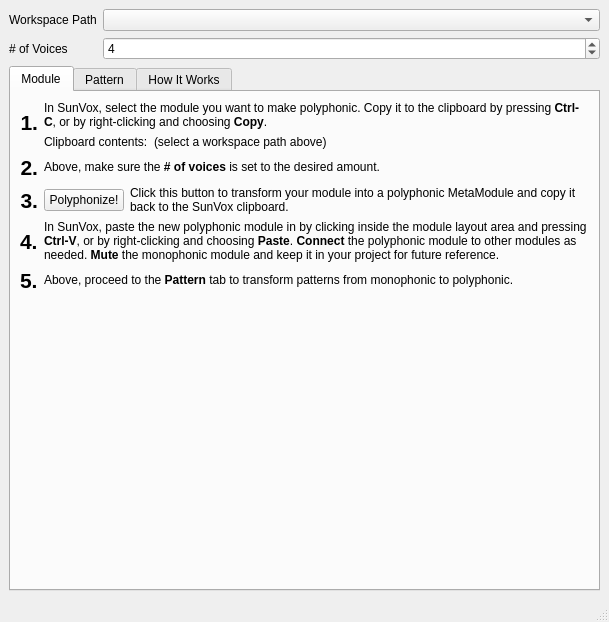
<?xml version="1.0" encoding="UTF-8"?>
<ui version="4.0">
 <class>MainWindow</class>
 <widget class="QMainWindow" name="MainWindow">
  <property name="geometry">
   <rect>
    <x>0</x>
    <y>0</y>
    <width>609</width>
    <height>622</height>
   </rect>
  </property>
  <property name="windowTitle">
   <string>Solar Flares Polyphonist</string>
  </property>
  <widget class="QWidget" name="centralwidget">
   <layout class="QVBoxLayout" name="verticalLayout">
    <item>
     <layout class="QFormLayout" name="formLayout_2">
      <property name="fieldGrowthPolicy">
       <enum>QFormLayout::AllNonFixedFieldsGrow</enum>
      </property>
      <item row="0" column="0">
       <widget class="QLabel" name="label">
        <property name="text">
         <string>Workspace Path</string>
        </property>
       </widget>
      </item>
      <item row="0" column="1">
       <widget class="QComboBox" name="workspace_path_combobox"/>
      </item>
      <item row="1" column="0">
       <widget class="QLabel" name="label_4">
        <property name="text">
         <string># of Voices</string>
        </property>
       </widget>
      </item>
      <item row="1" column="1">
       <widget class="QSpinBox" name="voice_count_spinbox">
        <property name="minimum">
         <number>2</number>
        </property>
        <property name="maximum">
         <number>16</number>
        </property>
        <property name="value">
         <number>4</number>
        </property>
       </widget>
      </item>
     </layout>
    </item>
    <item>
     <widget class="QTabWidget" name="tabWidget">
      <property name="currentIndex">
       <number>0</number>
      </property>
      <widget class="QWidget" name="tab">
       <attribute name="title">
        <string>Module</string>
       </attribute>
       <layout class="QVBoxLayout" name="verticalLayout_7">
        <item>
         <layout class="QFormLayout" name="formLayout_3">
          <property name="fieldGrowthPolicy">
           <enum>QFormLayout::AllNonFixedFieldsGrow</enum>
          </property>
          <property name="rowWrapPolicy">
           <enum>QFormLayout::DontWrapRows</enum>
          </property>
          <item row="0" column="0">
           <widget class="QLabel" name="label_3">
            <property name="font">
             <font>
              <pointsize>16</pointsize>
              <weight>75</weight>
              <bold>true</bold>
             </font>
            </property>
            <property name="text">
             <string>1.</string>
            </property>
            <property name="alignment">
             <set>Qt::AlignRight|Qt::AlignTrailing|Qt::AlignVCenter</set>
            </property>
           </widget>
          </item>
          <item row="0" column="1">
           <layout class="QVBoxLayout" name="verticalLayout_4">
            <item>
             <widget class="QLabel" name="label_5">
              <property name="text">
               <string>&lt;html&gt;&lt;head/&gt;&lt;body&gt;&lt;p&gt;In SunVox, select the module you want to make polyphonic. Copy it to the clipboard by pressing &lt;span style=&quot; font-weight:600;&quot;&gt;Ctrl-C&lt;/span&gt;, or by right-clicking and choosing &lt;span style=&quot; font-weight:600;&quot;&gt;Copy&lt;/span&gt;.&lt;/p&gt;&lt;/body&gt;&lt;/html&gt;</string>
              </property>
              <property name="wordWrap">
               <bool>true</bool>
              </property>
             </widget>
            </item>
            <item>
             <layout class="QHBoxLayout" name="horizontalLayout">
              <item>
               <widget class="QLabel" name="label_7">
                <property name="text">
                 <string>Clipboard contents:</string>
                </property>
               </widget>
              </item>
              <item>
               <widget class="QLabel" name="module_clipboard_label">
                <property name="sizePolicy">
                 <sizepolicy hsizetype="Expanding" vsizetype="Preferred">
                  <horstretch>0</horstretch>
                  <verstretch>0</verstretch>
                 </sizepolicy>
                </property>
                <property name="text">
                 <string>(select a workspace path above)</string>
                </property>
               </widget>
              </item>
             </layout>
            </item>
           </layout>
          </item>
          <item row="1" column="0">
           <widget class="QLabel" name="label_6">
            <property name="font">
             <font>
              <pointsize>16</pointsize>
              <weight>75</weight>
              <bold>true</bold>
             </font>
            </property>
            <property name="text">
             <string>2.</string>
            </property>
            <property name="alignment">
             <set>Qt::AlignRight|Qt::AlignTrailing|Qt::AlignVCenter</set>
            </property>
           </widget>
          </item>
          <item row="1" column="1">
           <widget class="QLabel" name="label_8">
            <property name="text">
             <string>&lt;html&gt;&lt;head/&gt;&lt;body&gt;&lt;p&gt;Above, make sure the &lt;span style=&quot; font-weight:600;&quot;&gt;# of voices&lt;/span&gt; is set to the desired amount.&lt;/p&gt;&lt;/body&gt;&lt;/html&gt;</string>
            </property>
           </widget>
          </item>
          <item row="2" column="0">
           <widget class="QLabel" name="label_9">
            <property name="font">
             <font>
              <pointsize>16</pointsize>
              <weight>75</weight>
              <bold>true</bold>
             </font>
            </property>
            <property name="text">
             <string>3.</string>
            </property>
            <property name="alignment">
             <set>Qt::AlignRight|Qt::AlignTrailing|Qt::AlignVCenter</set>
            </property>
           </widget>
          </item>
          <item row="2" column="1">
           <layout class="QHBoxLayout" name="horizontalLayout_2">
            <item>
             <widget class="QPushButton" name="polyphonize_module_button">
              <property name="text">
               <string>Polyphonize!</string>
              </property>
             </widget>
            </item>
            <item>
             <widget class="QLabel" name="label_10">
              <property name="sizePolicy">
               <sizepolicy hsizetype="Expanding" vsizetype="Preferred">
                <horstretch>0</horstretch>
                <verstretch>0</verstretch>
               </sizepolicy>
              </property>
              <property name="text">
               <string>Click this button to transform your module into a polyphonic MetaModule and copy it back to the SunVox clipboard.</string>
              </property>
              <property name="wordWrap">
               <bool>true</bool>
              </property>
             </widget>
            </item>
           </layout>
          </item>
          <item row="3" column="0">
           <widget class="QLabel" name="label_11">
            <property name="font">
             <font>
              <pointsize>16</pointsize>
              <weight>75</weight>
              <bold>true</bold>
             </font>
            </property>
            <property name="text">
             <string>4.</string>
            </property>
           </widget>
          </item>
          <item row="3" column="1">
           <widget class="QLabel" name="label_12">
            <property name="text">
             <string>&lt;html&gt;&lt;head/&gt;&lt;body&gt;&lt;p&gt;In SunVox, paste the new polyphonic module in by clicking inside the module layout area and pressing &lt;span style=&quot; font-weight:600;&quot;&gt;Ctrl-V&lt;/span&gt;, or by right-clicking and choosing &lt;span style=&quot; font-weight:600;&quot;&gt;Paste&lt;/span&gt;. &lt;span style=&quot; font-weight:600;&quot;&gt;Connect&lt;/span&gt; the polyphonic module to other modules as needed. &lt;span style=&quot; font-weight:600;&quot;&gt;Mute&lt;/span&gt; the monophonic module and keep it in your project for future reference.&lt;/p&gt;&lt;/body&gt;&lt;/html&gt;</string>
            </property>
            <property name="scaledContents">
             <bool>false</bool>
            </property>
            <property name="wordWrap">
             <bool>true</bool>
            </property>
           </widget>
          </item>
          <item row="4" column="0">
           <widget class="QLabel" name="label_13">
            <property name="font">
             <font>
              <pointsize>16</pointsize>
              <weight>75</weight>
              <bold>true</bold>
             </font>
            </property>
            <property name="text">
             <string>5.</string>
            </property>
           </widget>
          </item>
          <item row="4" column="1">
           <widget class="QLabel" name="label_14">
            <property name="text">
             <string>&lt;html&gt;&lt;head/&gt;&lt;body&gt;&lt;p&gt;Above, proceed to the &lt;span style=&quot; font-weight:600;&quot;&gt;Pattern&lt;/span&gt; tab to transform patterns from monophonic to polyphonic.&lt;/p&gt;&lt;/body&gt;&lt;/html&gt;</string>
            </property>
            <property name="wordWrap">
             <bool>true</bool>
            </property>
           </widget>
          </item>
         </layout>
        </item>
       </layout>
      </widget>
      <widget class="QWidget" name="tab_2">
       <attribute name="title">
        <string>Pattern</string>
       </attribute>
       <layout class="QVBoxLayout" name="verticalLayout_3">
        <item>
         <layout class="QFormLayout" name="formLayout_4">
          <property name="fieldGrowthPolicy">
           <enum>QFormLayout::AllNonFixedFieldsGrow</enum>
          </property>
          <item row="0" column="0">
           <widget class="QLabel" name="label_2">
            <property name="font">
             <font>
              <pointsize>16</pointsize>
              <weight>75</weight>
              <bold>true</bold>
             </font>
            </property>
            <property name="text">
             <string>1.</string>
            </property>
           </widget>
          </item>
          <item row="0" column="1">
           <layout class="QVBoxLayout" name="verticalLayout_5">
            <item>
             <widget class="QLabel" name="label_15">
              <property name="text">
               <string>&lt;html&gt;&lt;head/&gt;&lt;body&gt;&lt;p&gt;In SunVox, select the monophonic pattern you want to make polyphonic. Due to the way Solar Flares Polyphonist works, the pattern should have a &lt;span style=&quot; font-weight:600;&quot;&gt;maximum of 4 tracks&lt;/span&gt;. Copy it to the clipboard by pressing &lt;span style=&quot; font-weight:600;&quot;&gt;Ctrl-C&lt;/span&gt;, or by right-clicking and choosing &lt;span style=&quot; font-weight:600;&quot;&gt;Copy&lt;/span&gt;.&lt;/p&gt;&lt;/body&gt;&lt;/html&gt;</string>
              </property>
              <property name="wordWrap">
               <bool>true</bool>
              </property>
             </widget>
            </item>
            <item>
             <layout class="QHBoxLayout" name="horizontalLayout_3">
              <property name="topMargin">
               <number>0</number>
              </property>
              <item>
               <widget class="QLabel" name="label_17">
                <property name="text">
                 <string>Clipboard contents:</string>
                </property>
               </widget>
              </item>
              <item>
               <widget class="QLabel" name="pattern_clipboard_label">
                <property name="sizePolicy">
                 <sizepolicy hsizetype="MinimumExpanding" vsizetype="Preferred">
                  <horstretch>0</horstretch>
                  <verstretch>0</verstretch>
                 </sizepolicy>
                </property>
                <property name="text">
                 <string>(select a workspace path above)</string>
                </property>
               </widget>
              </item>
             </layout>
            </item>
           </layout>
          </item>
          <item row="1" column="0">
           <widget class="QLabel" name="label_16">
            <property name="font">
             <font>
              <pointsize>16</pointsize>
              <weight>75</weight>
              <bold>true</bold>
             </font>
            </property>
            <property name="text">
             <string>2.</string>
            </property>
           </widget>
          </item>
          <item row="1" column="1">
           <layout class="QFormLayout" name="formLayout">
            <property name="fieldGrowthPolicy">
             <enum>QFormLayout::AllNonFixedFieldsGrow</enum>
            </property>
            <item row="0" column="0">
             <widget class="QLabel" name="label_18">
              <property name="text">
               <string>Monophonic Module #</string>
              </property>
             </widget>
            </item>
            <item row="0" column="1">
             <widget class="QComboBox" name="monophonic_module_combobox"/>
            </item>
            <item row="1" column="0">
             <widget class="QLabel" name="label_19">
              <property name="text">
               <string>Polyphonic Module #</string>
              </property>
             </widget>
            </item>
            <item row="1" column="1">
             <layout class="QVBoxLayout" name="verticalLayout_6">
              <property name="spacing">
               <number>0</number>
              </property>
              <item>
               <widget class="QLineEdit" name="polyphonic_module_lineedit"/>
              </item>
              <item>
               <widget class="QLabel" name="label_20">
                <property name="text">
                 <string>(Enter the module number of the polyphonic module you pasted into SunVox)</string>
                </property>
                <property name="wordWrap">
                 <bool>true</bool>
                </property>
               </widget>
              </item>
             </layout>
            </item>
            <item row="2" column="0">
             <widget class="QLabel" name="label_27">
              <property name="text">
               <string>Min/max voice #</string>
              </property>
             </widget>
            </item>
            <item row="2" column="1">
             <layout class="QHBoxLayout" name="horizontalLayout_5">
              <item>
               <widget class="QSpinBox" name="min_voice_spinbox">
                <property name="minimum">
                 <number>1</number>
                </property>
                <property name="value">
                 <number>1</number>
                </property>
               </widget>
              </item>
              <item>
               <widget class="QSpinBox" name="max_voice_spinbox">
                <property name="minimum">
                 <number>2</number>
                </property>
                <property name="maximum">
                 <number>4</number>
                </property>
                <property name="value">
                 <number>4</number>
                </property>
               </widget>
              </item>
             </layout>
            </item>
           </layout>
          </item>
          <item row="2" column="0">
           <widget class="QLabel" name="label_21">
            <property name="font">
             <font>
              <pointsize>16</pointsize>
              <weight>75</weight>
              <bold>true</bold>
             </font>
            </property>
            <property name="text">
             <string>3.</string>
            </property>
           </widget>
          </item>
          <item row="2" column="1">
           <layout class="QHBoxLayout" name="horizontalLayout_4">
            <item>
             <widget class="QPushButton" name="polyphonize_pattern_button">
              <property name="text">
               <string>Polyphonize!</string>
              </property>
             </widget>
            </item>
            <item>
             <widget class="QLabel" name="label_22">
              <property name="sizePolicy">
               <sizepolicy hsizetype="Expanding" vsizetype="Preferred">
                <horstretch>0</horstretch>
                <verstretch>0</verstretch>
               </sizepolicy>
              </property>
              <property name="text">
               <string>Click this button to transform your pattern and copy it back to the SunVox clipboard.</string>
              </property>
              <property name="wordWrap">
               <bool>true</bool>
              </property>
             </widget>
            </item>
           </layout>
          </item>
          <item row="3" column="0">
           <widget class="QLabel" name="label_23">
            <property name="font">
             <font>
              <pointsize>16</pointsize>
              <weight>75</weight>
              <bold>true</bold>
             </font>
            </property>
            <property name="text">
             <string>4.</string>
            </property>
           </widget>
          </item>
          <item row="3" column="1">
           <widget class="QLabel" name="label_24">
            <property name="text">
             <string>&lt;html&gt;&lt;head/&gt;&lt;body&gt;&lt;p&gt;In SunVox, paste the polyphonic pattern by clicking inside the timeline area and pressing &lt;span style=&quot; font-weight:600;&quot;&gt;Ctrl-V&lt;/span&gt;, or by right-clicking and choosing &lt;span style=&quot; font-weight:600;&quot;&gt;Paste&lt;/span&gt;.&lt;/p&gt;&lt;/body&gt;&lt;/html&gt;</string>
            </property>
            <property name="wordWrap">
             <bool>true</bool>
            </property>
           </widget>
          </item>
          <item row="4" column="0">
           <widget class="QLabel" name="label_25">
            <property name="font">
             <font>
              <pointsize>16</pointsize>
              <weight>75</weight>
              <bold>true</bold>
             </font>
            </property>
            <property name="text">
             <string>5.</string>
            </property>
           </widget>
          </item>
          <item row="4" column="1">
           <widget class="QLabel" name="label_26">
            <property name="text">
             <string>Align the polyphonic pattern with the original. Mute the original pattern and keep it as a reference.</string>
            </property>
            <property name="wordWrap">
             <bool>true</bool>
            </property>
           </widget>
          </item>
         </layout>
        </item>
       </layout>
      </widget>
      <widget class="QWidget" name="tab_3">
       <attribute name="title">
        <string>How It Works</string>
       </attribute>
       <layout class="QVBoxLayout" name="verticalLayout_2">
        <item>
         <widget class="QTextBrowser" name="textBrowser">
          <property name="html">
           <string>&lt;!DOCTYPE HTML PUBLIC &quot;-//W3C//DTD HTML 4.0//EN&quot; &quot;http://www.w3.org/TR/REC-html40/strict.dtd&quot;&gt;
&lt;html&gt;&lt;head&gt;&lt;meta name=&quot;qrichtext&quot; content=&quot;1&quot; /&gt;&lt;style type=&quot;text/css&quot;&gt;
p, li { white-space: pre-wrap; }
&lt;/style&gt;&lt;/head&gt;&lt;body style=&quot; font-family:'.SF NS Text'; font-size:13pt; font-weight:400; font-style:normal;&quot;&gt;
&lt;p style=&quot; margin-top:0px; margin-bottom:0px; margin-left:0px; margin-right:0px; -qt-block-indent:0; text-indent:0px;&quot;&gt;When creating complex synths with SunVox, especially those which make use of phase modulation, it's often the case that you can only play one voice at a time to avoid unintended sounds.&lt;/p&gt;
&lt;p style=&quot;-qt-paragraph-type:empty; margin-top:0px; margin-bottom:0px; margin-left:0px; margin-right:0px; -qt-block-indent:0; text-indent:0px;&quot;&gt;&lt;br /&gt;&lt;/p&gt;
&lt;p style=&quot; margin-top:0px; margin-bottom:0px; margin-left:0px; margin-right:0px; -qt-block-indent:0; text-indent:0px;&quot;&gt;Solar Flares Polyphonist gives you a way to &amp;quot;round robin&amp;quot; between several identical copies of a module.&lt;/p&gt;
&lt;p style=&quot;-qt-paragraph-type:empty; margin-top:0px; margin-bottom:0px; margin-left:0px; margin-right:0px; -qt-block-indent:0; text-indent:0px;&quot;&gt;&lt;br /&gt;&lt;/p&gt;
&lt;p style=&quot; margin-top:0px; margin-bottom:0px; margin-left:0px; margin-right:0px; -qt-block-indent:0; text-indent:0px;&quot;&gt;&lt;span style=&quot; font-weight:600;&quot;&gt;Modules:&lt;/span&gt; It converts a module into a MetaModule containing several copies of the original module, as well as MultiCtls for each of the original module's controllers. The user defined controllers of the new MetaModule map to the MultiCtls inside, so that any controller changes will affect each copy of the original module.&lt;/p&gt;
&lt;p style=&quot;-qt-paragraph-type:empty; margin-top:0px; margin-bottom:0px; margin-left:0px; margin-right:0px; -qt-block-indent:0; text-indent:0px;&quot;&gt;&lt;br /&gt;&lt;/p&gt;
&lt;p style=&quot; margin-top:0px; margin-bottom:0px; margin-left:0px; margin-right:0px; -qt-block-indent:0; text-indent:0px;&quot;&gt;&lt;span style=&quot; font-weight:600;&quot;&gt;Patterns:&lt;/span&gt; It takes a pattern containing notes sent to your original module, and transforms it into a new pattern that sends notes to the new polyphonic module, so that the &amp;quot;Input Module&amp;quot; controller of the polyphonic module is set in a round-robin fashion for each note played. It also takes care of adding note-off events as needed to prevent unintended sustains.&lt;/p&gt;
&lt;p style=&quot;-qt-paragraph-type:empty; margin-top:0px; margin-bottom:0px; margin-left:0px; margin-right:0px; -qt-block-indent:0; text-indent:0px;&quot;&gt;&lt;br /&gt;&lt;/p&gt;
&lt;p style=&quot; margin-top:0px; margin-bottom:0px; margin-left:0px; margin-right:0px; -qt-block-indent:0; text-indent:0px;&quot;&gt;&lt;span style=&quot; font-weight:600;&quot;&gt;Limitations:&lt;/span&gt; There are several, and this text will describe them in more detail in the future. Solar Flares Polyphonist is not a permanent substitute for native support for round-robin multisynths in SunVox... but it can help us get by in the meantime!&lt;/p&gt;
&lt;p style=&quot;-qt-paragraph-type:empty; margin-top:0px; margin-bottom:0px; margin-left:0px; margin-right:0px; -qt-block-indent:0; text-indent:0px;&quot;&gt;&lt;br /&gt;&lt;/p&gt;
&lt;p style=&quot; margin-top:0px; margin-bottom:0px; margin-left:0px; margin-right:0px; -qt-block-indent:0; text-indent:0px;&quot;&gt;&lt;span style=&quot; font-weight:600;&quot;&gt;Inspriation&lt;/span&gt;: These threads in the SunVox forums were the inspriation for Solar Flares Polyphonist:&lt;/p&gt;
&lt;ul style=&quot;margin-top: 0px; margin-bottom: 0px; margin-left: 0px; margin-right: 0px; -qt-list-indent: 1;&quot;&gt;&lt;li style=&quot; margin-top:12px; margin-bottom:0px; margin-left:0px; margin-right:0px; -qt-block-indent:0; text-indent:0px;&quot;&gt;&lt;a href=&quot;http://www.warmplace.ru/forum/viewtopic.php?f=16&amp;amp;t=4156&quot;&gt;&lt;span style=&quot; text-decoration: underline; color:#0000ff;&quot;&gt;using pattern command to switch metamodule input module&lt;/span&gt;&lt;/a&gt;&lt;/li&gt;
&lt;li style=&quot; margin-top:0px; margin-bottom:0px; margin-left:0px; margin-right:0px; -qt-block-indent:0; text-indent:0px;&quot;&gt;&lt;a href=&quot;http://www.warmplace.ru/forum/viewtopic.php?f=17&amp;amp;t=3606&quot;&gt;&lt;span style=&quot; text-decoration: underline; color:#0000ff;&quot;&gt;Multisynth development&lt;/span&gt;&lt;/a&gt;&lt;/li&gt;
&lt;li style=&quot; margin-top:0px; margin-bottom:0px; margin-left:0px; margin-right:0px; -qt-block-indent:0; text-indent:0px;&quot;&gt;&lt;a href=&quot;http://www.warmplace.ru/forum/viewtopic.php?f=17&amp;amp;t=3926&quot;&gt;&lt;span style=&quot; text-decoration: underline; color:#0000ff;&quot;&gt;PM Pro module&lt;/span&gt;&lt;/a&gt;&lt;/li&gt;&lt;/ul&gt;
&lt;p style=&quot;-qt-paragraph-type:empty; margin-top:0px; margin-bottom:0px; margin-left:0px; margin-right:0px; -qt-block-indent:0; text-indent:0px;&quot;&gt;&lt;br /&gt;&lt;/p&gt;&lt;/body&gt;&lt;/html&gt;</string>
          </property>
          <property name="openExternalLinks">
           <bool>true</bool>
          </property>
         </widget>
        </item>
       </layout>
      </widget>
     </widget>
    </item>
   </layout>
  </widget>
  <widget class="QMenuBar" name="menubar">
   <property name="geometry">
    <rect>
     <x>0</x>
     <y>0</y>
     <width>609</width>
     <height>22</height>
    </rect>
   </property>
  </widget>
  <widget class="QStatusBar" name="statusbar"/>
 </widget>
 <resources/>
 <connections/>
</ui>
